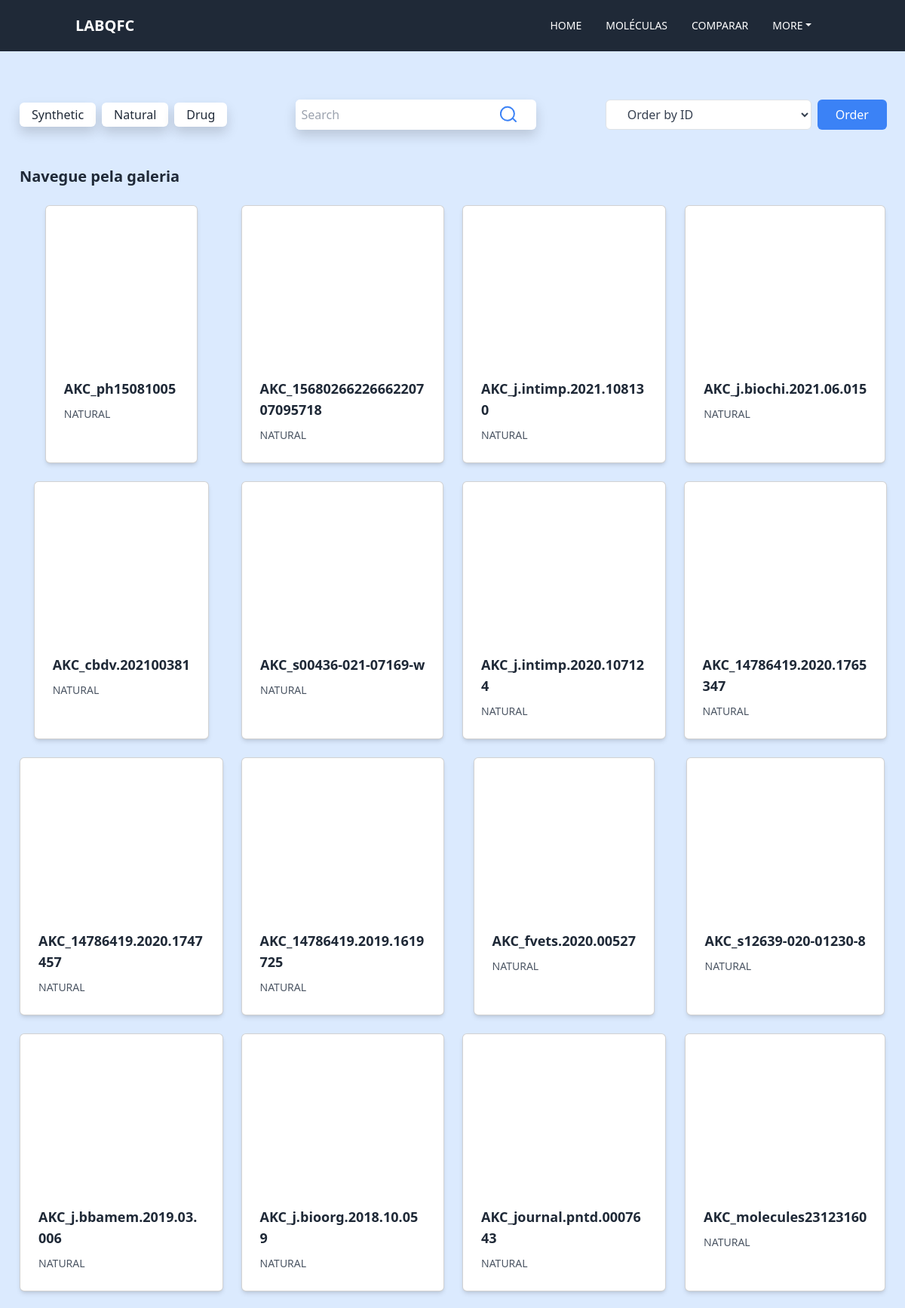
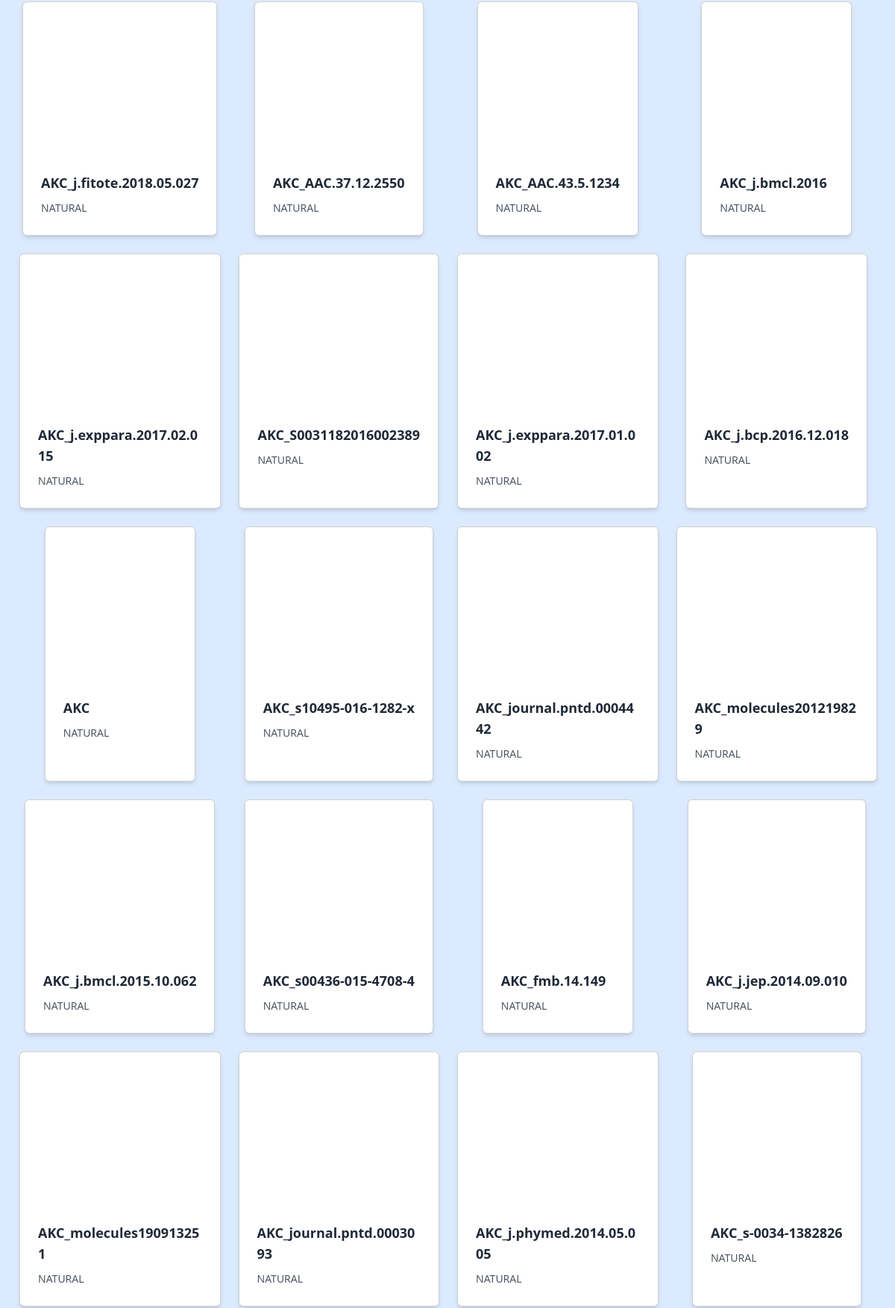
The page /buscar/?categoria=Natural (upper part) on the database its author committed (2 pictures, top to bottom).
### galeria/models.py (models this page shows, shortened)
class similaridade(models.Model):
    OPCOES_CATEGORIA = [
        ("SYNTHETIC", "Synthetic"),
        ("NATURAL", "Natural"),
        ("DRUG", "Drug"),
    ]
    id = models.BigAutoField(auto_created=True, primary_key=True)
    nome = models.CharField(max_length=100, blank=False, default='')
    smile = models.CharField(max_length=300)
    categoria = models.CharField(max_length=100, choices=OPCOES_CATEGORIA, default='')
    sdf = models.FileField(upload_to='sdfs/')
    url = models.URLField(blank=True, null=True)
    observacoes_admin = models.TextField("Observações do Administrador", blank=True, null=True)
    publicada = models.BooleanField(default=False)
    data_mol = models.DateTimeField(default=datetime.now, blank=False)

### galeria/views.py (the view, shortened to what this page needs)
# urls.py: path('buscar/', views.buscar, name='buscar'),
def buscar(request):
    categoria = request.GET.get('categoria')
    nome_a_buscar = request.GET.get('buscar')
    mol = similaridade.objects.order_by("id").filter(publicada=True)
    if categoria:
        mol = mol.filter(categoria__icontains=categoria)
    return render(request, 'galeria/buscar.html', {"cards": mol})

### Templates/galeria/buscar.html (shortened to what this page needs)
{% load static %}
<!DOCTYPE html>
<html>
<head>
    <link href="https://cdn.jsdelivr.net/npm/bootstrap@5.3.0-alpha3/dist/css/bootstrap.min.css" rel="stylesheet"
>
    <script src="https://cdn.tailwindcss.com"></script>
</head>
<body class="bg-blue-100">
    <nav class="bg-gray-800 text-white relative flex items-center justify-between h-19 px-4 py-0">
        <div class="container flex flex-wrap justify-between items-center mx-auto">
            <a href="" class="flex items-center">
                <span class="self-center text-xl font-semibold whitespace-nowrap dark:text-white">LABQFC</span>
            </a>
            <div class="hidden w-full md:block md:w-auto" id="navbar-default">
                <ul
                    class="flex items-center flex-col p-4  bg-gray-800 md:flex-row md:space-x-8 md:mt-0 md:text-sm md:font-medium md:border-0 md:bg-none">
                    <li>
                        <a href="{% url 'index' %}" class="block pr-4 pl-3 text-white rounded md:bg-transparent md:p-0"
                            aria-current="page">HOME</a>
                    </li>
                    <li>
                        <a href="{% url 'moleculas' %}"
                            class="block pr-4 pl-3 text-white rounded md:bg-transparent md:p-0">MOLÉCULAS</a>
                    </li>
                    <li>
                        <a href="{% url 'comparar' %}"
                            class="block pr-4 pl-3 text-white rounded md:bg-transparent md:p-0">COMPARAR</a>
                    </li>
                    <li class="relative">
                        <a href="#" class="block pr-4 pl-3 text-white rounded md:bg-transparent md:p-0 dropdown-toggle" id="navbar-dropdown-toggle">MORE</a>
                    </li>
                </ul>
            </div>
        </div>
    </nav>
    <div class="bg-blue-100 py-4 ml-0.5 mt-10">
        <div class="max-w-7xl mx-auto px-6 flex flex-col lg:flex-row justify-between items-center gap-6">
            <div class="flex items-center space-x-4">
                <div class="flex space-x-2">
                    <a href="{% url 'buscar' %}?categoria=Synthetic"
                        class="px-3 py-1 bg-white text-gray-800 rounded-md shadow hover:bg-gray-100">Synthetic</a>
                    <a href="{% url 'buscar' %}?categoria=Natural"
                        class="px-3 py-1 bg-white text-gray-800 rounded-md shadow hover:bg-gray-100">Natural</a>
                    <a href="{% url 'buscar' %}?categoria=Drug"
                        class="px-3 py-1 bg-white text-gray-800 rounded-md shadow hover:bg-gray-100">Drug</a>
                </div>
            </div>
            <div class="flex items-center bg-white shadow rounded-md">
                <form action="{% url 'buscar' %}" class="flex">
                    <input class="p-2 text-gray-800 rounded-l-md focus:outline-none" type="text" name="buscar"
                        placeholder="Search" />
                    <button type="submit" class="px-4 rounded-r-md text-blue-500 hover:text-blue-600">
                        <svg xmlns="http://www.w3.org/2000/svg" class="h-6 w-6" fill="none" viewBox="0 0 24 24"
                            stroke="currentColor">
                            <path stroke-linecap="round" stroke-linejoin="round" stroke-width="2"
                                d="M21 21l-4.35-4.35m0 0a9 9 0 11-12.7-12.7 9 9 0 0112.7 12.7z" />
                        </svg>
                    </button>
                </form>
            </div>
            <form action="{% url 'ordenar_moleculas' %}" method="get" class="flex items-center space-x-2 ml-0.5">
                <select name="ordenacao"
                    class="bg-white border border-gray-300 text-gray-700 h-10 px-4 pr-8 rounded leading-tight focus:outline-none focus:bg-white focus:border-blue-500">
                    <option value="nome">Order by ID</option>
                </select>
                <button type="submit"
                    class="px-4 py-2 bg-blue-500 text-white rounded hover:bg-blue-600 focus:outline-none focus:bg-blue-700">
                    Order
                </button>
            </form>
        </div>
    </div>
    <section class="galeria bg-blue-100 py-4 ml-0.5">
        <div class="max-w-7xl mx-auto px-6">
            <h2 class="text-gray-800 text-xl font-semibold mb-4">Navegue pela galeria</h2>
            <div class="grid grid-cols-1 sm:grid-cols-2 md:grid-cols-3 lg:grid-cols-4 xl:grid-cols-6 gap-6">
                {% if cards %}
                {% for mol in cards %}
                <div class="card bg-white rounded-md shadow-md max-w-xs mx-auto">
                    <a href="{% url 'imagem' mol.id %}">
                        <div id="molViewer_{{ mol.id }}" style="width: 200px; height: 200px; padding-top: 20px;"
                            class="mt-1"></div>
                    </a>
                    <div class="p-4">
                        <p class="text-gray-800 font-semibold text-lg" style="word-break: break-word;">{{ mol.nome }}
                        </p>
                        <div class="flex justify-between items-center mt-2">
                            <p class="text-gray-600 text-sm">{{ mol.categoria }}</p>
                            <img src="{% static '/assets/ícones/1x/favorite_outline.png' %}" alt="ícone de coração"
                                class="w-6 h-6">
                        </div>
                    </div>
                </div>
                {% endfor %}
                {% else %}
                <div class="imagem_texto text-gray-800">
                    <p>Moléculas não encontradas</p>
                </div>
                {% endif %}
            </div>
        </div>
    </section>
</body>
</html>

### rows shown on the page
similaridade: nome "AKC_ph15081005", categoria "NATURAL"
similaridade: nome "AKC_1568026622666220707095718", categoria "NATURAL"
similaridade: nome "AKC_j.intimp.2021.108130", categoria "NATURAL"
similaridade: nome "AKC_j.biochi.2021.06.015", categoria "NATURAL"
similaridade: nome "AKC_cbdv.202100381", categoria "NATURAL"
similaridade: nome "AKC_s00436-021-07169-w", categoria "NATURAL"
similaridade: nome "AKC_j.intimp.2020.107124", categoria "NATURAL"
similaridade: nome "AKC_14786419.2020.1765347", categoria "NATURAL"
similaridade: nome "AKC_14786419.2020.1747457", categoria "NATURAL"
similaridade: nome "AKC_14786419.2019.1619725", categoria "NATURAL"
similaridade: nome "AKC_fvets.2020.00527", categoria "NATURAL"
similaridade: nome "AKC_s12639-020-01230-8", categoria "NATURAL"
similaridade: nome "AKC_j.bbamem.2019.03.006", categoria "NATURAL"
similaridade: nome "AKC_j.bioorg.2018.10.059", categoria "NATURAL"
similaridade: nome "AKC_journal.pntd.0007643", categoria "NATURAL"
similaridade: nome "AKC_molecules23123160", categoria "NATURAL"
similaridade: nome "AKC_j.fitote.2018.05.027", categoria "NATURAL"
similaridade: nome "AKC_AAC.37.12.2550", categoria "NATURAL"
similaridade: nome "AKC_AAC.43.5.1234", categoria "NATURAL"
similaridade: nome "AKC_j.bmcl.2016", categoria "NATURAL"
similaridade: nome "AKC_j.exppara.2017.02.015", categoria "NATURAL"
similaridade: nome "AKC_S0031182016002389", categoria "NATURAL"
similaridade: nome "AKC_j.exppara.2017.01.002", categoria "NATURAL"
similaridade: nome "AKC_j.bcp.2016.12.018", categoria "NATURAL"
similaridade: nome "AKC", categoria "NATURAL"
similaridade: nome "AKC_s10495-016-1282-x", categoria "NATURAL"
similaridade: nome "AKC_journal.pntd.0004442", categoria "NATURAL"
similaridade: nome "AKC_molecules201219829", categoria "NATURAL"
similaridade: nome "AKC_j.bmcl.2015.10.062", categoria "NATURAL"
similaridade: nome "AKC_s00436-015-4708-4", categoria "NATURAL"
similaridade: nome "AKC_fmb.14.149", categoria "NATURAL"
similaridade: nome "AKC_j.jep.2014.09.010", categoria "NATURAL"
similaridade: nome "AKC_molecules190913251", categoria "NATURAL"
similaridade: nome "AKC_journal.pntd.0003093", categoria "NATURAL"
similaridade: nome "AKC_j.phymed.2014.05.005", categoria "NATURAL"
similaridade: nome "AKC_s-0034-1382826", categoria "NATURAL"
